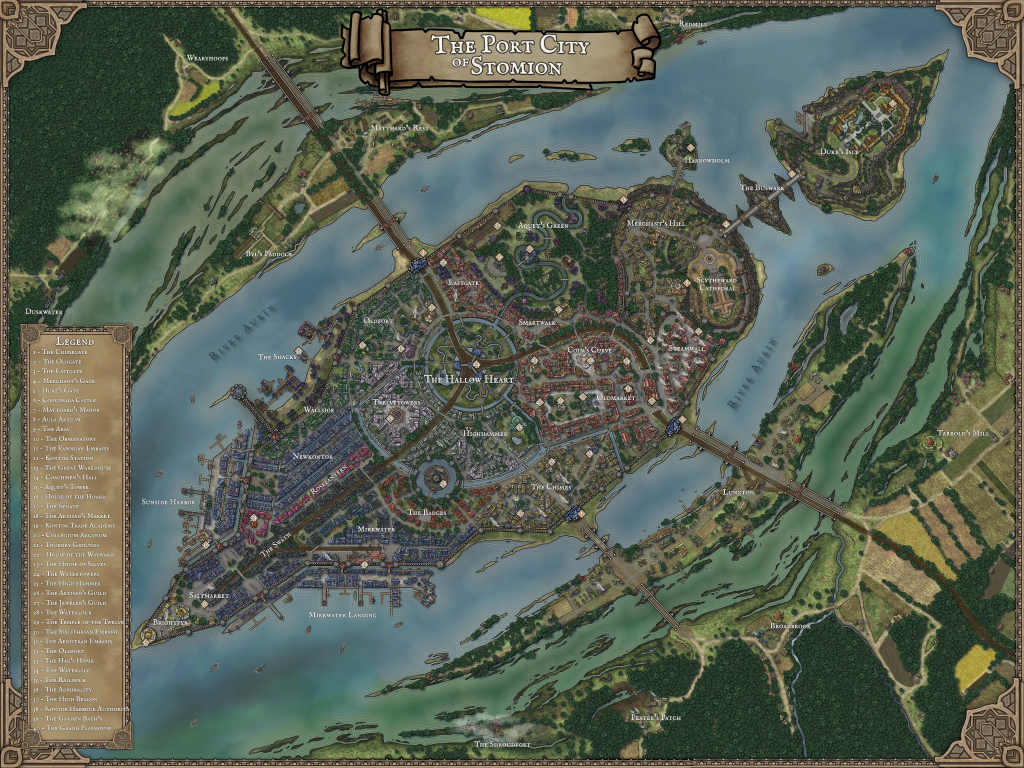
#> input picture maps/The-Port-City-of-Stomion.webp, 4096 x 3072 px (shown at 1/4 size)
$ python stomion_waterways.py
#> lines starting #> are read from the running program, lines starting #| are printed output that depends on the picture; after the words box and inside, x2 and y2 are one past the last pixel; in counts of white or black regions, pixels touching at a corner belong together
#!/usr/bin/env python3
"""Source-traced waterways, dry bank walks and depicted pedestrian bridges.

Input coordinates are half-image pixels. Smooth nested gray bands in this map
are water; the adjacent mottled/cobbled surfaces are dry walking ground.
"""
from pathlib import Path
import json, math, re, collections
import cv2
import numpy as np
from PIL import Image

ROOT=Path(__file__).resolve().parents[1]
# Source channel centerlines and full widths in half-image pixels. These are
# independent source geometry, not routing edges. Narrow ponds are water masks
# only. The main channel banks are derived from these source outlines.
CHANNELS = {
 'Hallow Heart North and West':(8,[(1014,674),(1003,659),(988,651),(972,644),(950,639),(930,639),(910,644),(890,655),(876,670),(864,685),(856,701),(852,720),(852,740),(857,758),(865,776),(879,792),(895,804)]),
 'Hallow Heart South':(7,[(895,804),(916,814),(938,818),(960,818),(980,812),(997,802),(1009,790)]),
 'Hallow Heart Northeast':(8,[(1014,674),(1017.5,680),(1022,690),(1027,700),(1029,705),(1032,722),(1032,730)]),
 'Hallow Eastern Deck Channel':(5,[(1032,730),(1030.5,735),(1029.5,740),(1030.5,745),(1029.5,750),(1030,755),(1028.5,760)]),
 'Hallow Heart Southeast':(8,[(1028.5,760),(1026,765),(1022.5,770),(1020,775),(1017,780),(1013,785),(1009,790)]),
 'Towers Western Channel':(5,[(470,919.5),(490,922),(510,925),(530,928),(550,930.5),(559,931),(566,928.5),(580,921.5)]),
 'Towers Diagonal Channel':(5,[(580,921.5),(600,905.5),(615,893.5),(644,869.75),(671,847.5),(694,828.5),(721,807.5)]),
 'Towers Narrow Deck Channel':(4,[(721,807.5),(745,789),(770,766),(795,744.5)]),
 'Towers Eastern Channel':(5,[(795,744.5),(810,733.5),(831,733.5),(851,733.5)]),
 'Towers Crescent Upper':([8,8,7,6,6,6,6,8],[(712,814),(712,820),(717.5,830),(721,840),(722,850),(729,860),(734,870),(742.5,880),(750.25,890)]),
 'Towers Crescent Lower':(10,[(750.25,890),(760.5,900),(770.5,910),(784,920),(800.5,930),(813,938),(818,942)]),
 'Highhammer Diagonal Channel':(5,[(1009,790),(1018,800),(1031.5,810),(1042.5,820),(1053,830),(1063,840),(1070.5,850)]),
 'Highhammer Narrow Channel':(4,[(1070.5,850),(1073,860),(1076.5,870),(1080,880),(1083,887),(1088,896)]),
 'Badges':([13,13,14,15,15,16,15,15,15,15,15,15,16,17,17,17,16,15,14,13],[(872,924),(883,925),(893,929),(902,936),(906,945),(906,956),(905,966),(901,977),(894,984),(884,989),(873,990),(862,989),(852,985),(844,978),(839,968),(839,957),(839.5,947),(844,937),(852,930),(862,925),(872,924)]),
 'Chimes':([10,8,8,8,8,10,11,10,6,4,5,5,6,6],[(914,969),(942,970),(970,962.75),(995,956.25),(1020,946.5),(1041,936.5),(1060,924),(1078,909.75),(1089,900.5),(1099,897.25),(1120,889.75),(1160,877.75),(1200,864.75),(1215.5,863.5),(1221.5,864)]),
 'Chimes Eastern Branch':(8,[(1221.5,864),(1222.5,870),(1225.5,880),(1228.5,890),(1232,900),(1235.5,910),(1239,920),(1241.5,930),(1243,937),(1244,944),(1246,948)]),
 'Harbor':(11,[(470,1141),(493,1131),(530,1107),(557,1107),(571,1116),(585,1127),(607,1128),(630,1129),(658,1131),(691,1131),(722,1132),(752,1132),(776,1134),(800,1146),(822,1154),(847,1166),(867,1178),(890,1192)]),
}
PONDS = [
 (3,[(916,680),(904,690),(887,692),(875,694),(868,699),(872,707),(884,709),(888,719),(883,727),(884,741),(881,750),(876,748),(872,751),(874,758),(880,764),(891,766),(901,762),(913,762)]),
 (3,[(917,686),(915,679),(917,668),(921,662),(931,663),(940,668),(949,679),(954,674),(960,670),(967,671),(974,677),(976,685),(971,691),(973,696),(994,690),(1012,691),(1021,701),(1021,715)]),
 (3,[(1021,736),(1019,745),(1007,745),(991,749),(981,749),(972,754),(972,768),(968,771),(958,766),(949,777),(945,793),(952,800),(965,800),(974,784),(981,785),(986,792),(991,792),(995,783),(995,778),(988,773),(988,769),(1000,765),(1001,755)]),
]
WATER_POLYGONS = {
 'Highhammer ornamental pond':[(1023,875),(1032,873),(1042,877),(1049,876),(1054,877),(1054,881),(1051,886),(1042,888),(1033,885),(1025,881)],
}
BANK_CENTERLINES = {
 # Narrow source-visible beige deck: a constant contour offset cuts the C roofs.
 'Towers Crescent eastern deck':[(725.5,840),(728,845),(727.5,848),(726,850),(727,852.5),(735.5,857.5),(737.5,863.5),(738,866.5),(739.5,870),(741.5,873.5),(744.5,877.5)],
 'Chimes middle north quay':[(966.5,957),(974,955.5),(984,953.5),(989,952),(995,950.5),(1000,948.5),(1007,947),(1014,944)],
 'Academy western roof frontage':[(897,639),(897,633),(901,628),(909,627.5),(916.5,627.5),(919,629.5),(919,632.5),(922,634),(925,634)],
}
BANK_WINDOWS = {
 'Towers Crescent eastern deck':(720,754,836,882,'east','Towers Crescent Upper'),
 'Chimes middle north quay':(964,1017,938,962,'north','Chimes'),
 'Academy western roof frontage':(895,927,625,640,None,None),
}
# Independently traced shoreline of the wooded southwest end of Reedbank.
# Gray forest floor is connected to sea-colored pixels through tiny outline
# gaps, so color components alone incorrectly classify this dry island as sea.
LAND_OUTLINES = {
 'Northern bank forest clearing':[(1120,38),(1210,38),(1210,64),(1188,64),(1171,62),(1165,67),(1158,70),(1142,67),(1130,69),(1120,76)],
 'Reedbank wooded southwest peninsula':[(1113,1170),(1090,1182),(1074,1196),(1042,1215),(1002,1234),(982,1251),(957,1266),(938,1281),(916,1301),(891,1317),(861,1330),(838,1340),(810,1347),(783,1352),(755,1360),(727,1372),(719,1377),(747,1374),(778,1368),(809,1362),(839,1360),(868,1354),(894,1348),(925,1342),(950,1333),(978,1325),(1002,1312),(1034,1297),(1061,1282),(1085,1267),(1101,1251),(1123,1235),(1144,1214),(1157,1193),(1172,1174),(1150,1185),(1134,1174)]
}
# These older traces followed the middle of waterways. Their replacements are
# bank walks, each an actual dry connected shoreline, with bridge links below.
REPLACED={'Hallow Heart Ring','Towers Avenue','Towers Crescent','Highhammer Avenue','Badges Ring','Chimes Avenue','Mirkwater Upper Quay'}
BRIDGES=r'''
Hallow West Footbridge|bridge|847,724.5 859,724.5
Hallow Northeast Footbridge|bridge|1008,677 1019,668
Hallow East Footbridge|bridge|1020,763 1032,768
Towers North Footbridge|bridge|828.5,726 828.5,740.5
Towers Upper Footbridge|bridge|703.5,815.5 705.5,829
Towers Western Footbridge|bridge|558,927 557.5,941
Towers Crescent Footbridge|bridge|822.5,937 820,948.5
Badges South Footbridge|bridge|863,977 861.5,983 855,995.5
Highhammer Garden Footbridge|bridge|1074,889.5 1087.5,886.5
Chimes Western Footbridge|bridge|924,961 923,976
Chimes Middle Footbridge|bridge|1046,926 1057,938
Chimes Market Footbridge|bridge|1098,891 1095,906
Chimes Eastern Footbridge|bridge|1218,857 1213,870
Harbor Western Footbridge|bridge|552,1100 552,1119
Harbor West Court Footbridge|bridge|635,1120 633,1140
Harbor Middle Footbridge|bridge|699,1121 699,1140
Harbor Eastern Footbridge|bridge|796,1125 796,1144
Harbor East Court Footbridge|bridge|866,1125 863,1144
'''

def image_water_core(image):
 r,g,b=image[:,:,0],image[:,:,1],image[:,:,2];lum=(r+g+b)/3
#> after `r, g, b = (image[:, :, 0], image[:, :, 1], image[:, :, 2])`:
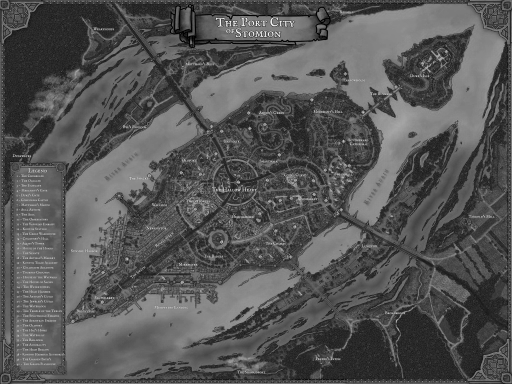
#> b: shape (1536, 2048) float32 (shown at 1/4 size); min 0, max 255, mean 85.3
 var=np.maximum(0,cv2.boxFilter(lum*lum,-1,(3,3))-cv2.boxFilter(lum,-1,(3,3))**2)
 mask=((abs(r-b)<9)&(g>=r+.5)&(g>=b+1.5)&(lum>62)&(lum<177)&(var<200)).astype(np.uint8)
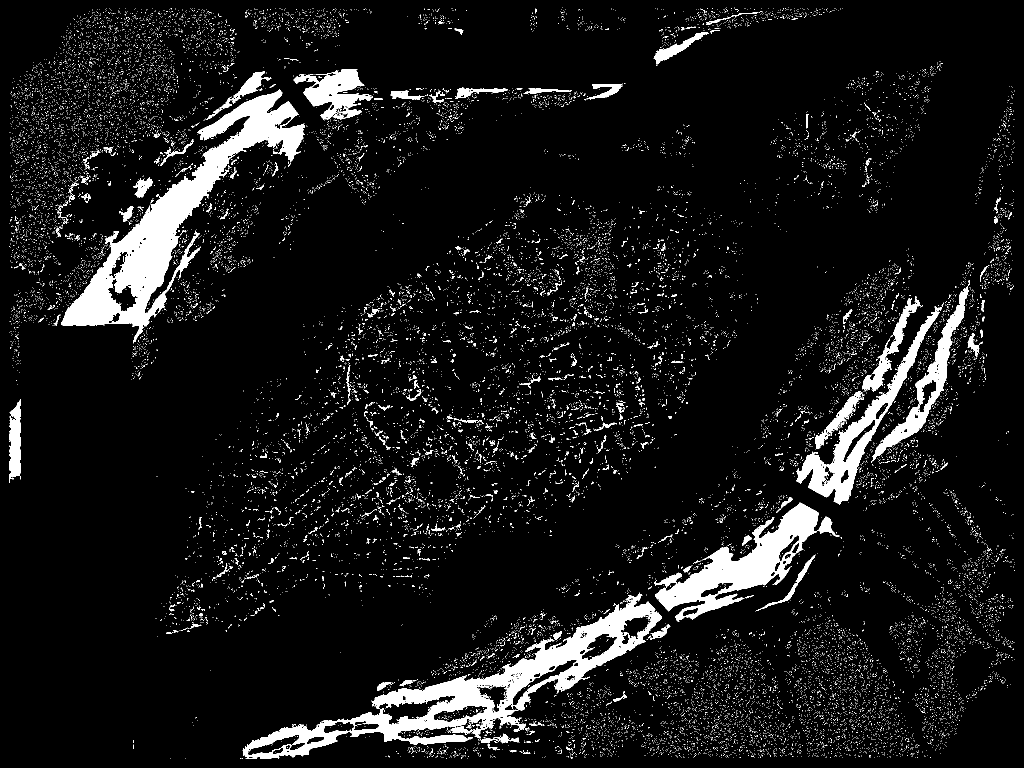
#> mask: shape (1536, 2048) (shown at 1/2 size); values 0 (black) and 1 (white), 7.6% white; 26742 white regions (26361 under 20 px), largest, box (x1, y1, x2, y2) and area: (122, 179, 610, 687) 50722, (485, 1185, 1324, 1518) 45297, (1308, 1005, 1679, 1243) 24685
 mask=cv2.morphologyEx(mask,cv2.MORPH_CLOSE,np.ones((5,5),np.uint8))
#> mask: shape (1536, 2048); values 0 (black) and 1 (white), 11.1% white; 7626 white regions (6160 under 20 px), largest, box (x1, y1, x2, y2) and area: (122, 179, 615, 714) 55239, (485, 1185, 1341, 1518) 55220, (1305, 1005, 1679, 1243) 26166
 n,labels,stats,_=cv2.connectedComponentsWithStats(mask,8)
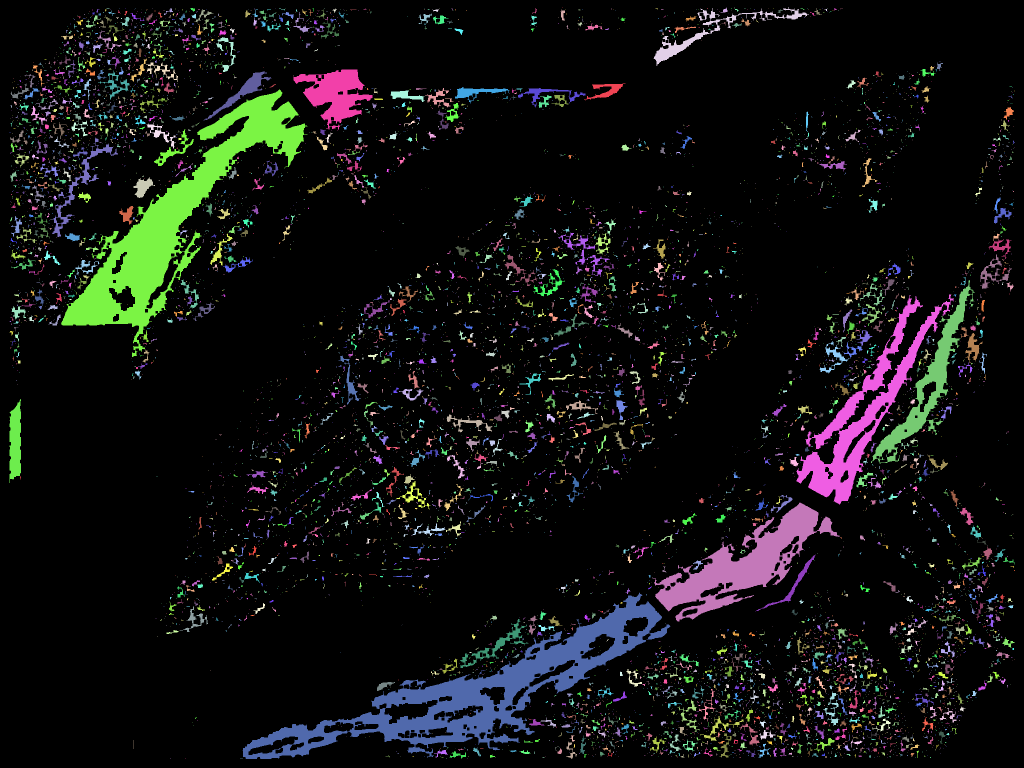
#> labels: shape (1536, 2048) int32 (shown at 1/2 size); 7627 distinct labels, from 0 to 7626; one colour per label, 0 black
#> n = 7627
 # Keep only components anchored at visually confirmed open-water locations.
 # Gray lawns/forest floor must not become water merely because of their hue.
 selected=set()
 for x,y in [(400,900),(600,1250),(1000,1150),(900,400),(1600,500),(1720,780),(1670,950),(1200,60)]:
  candidates=collections.Counter(labels[y-6:y+7,x-6:x+7].ravel());candidates.pop(0,None)
  if candidates:
   label=candidates.most_common(1)[0][0]
   if stats[label,cv2.CC_STAT_AREA]>1500:selected.add(label)
#> this loop made 8 passes
#> label on passes 6 to 8: 2881, 2881, 269
#> after the loop, selected = 1 item
 out=np.isin(labels,list(selected)).astype(np.uint8)
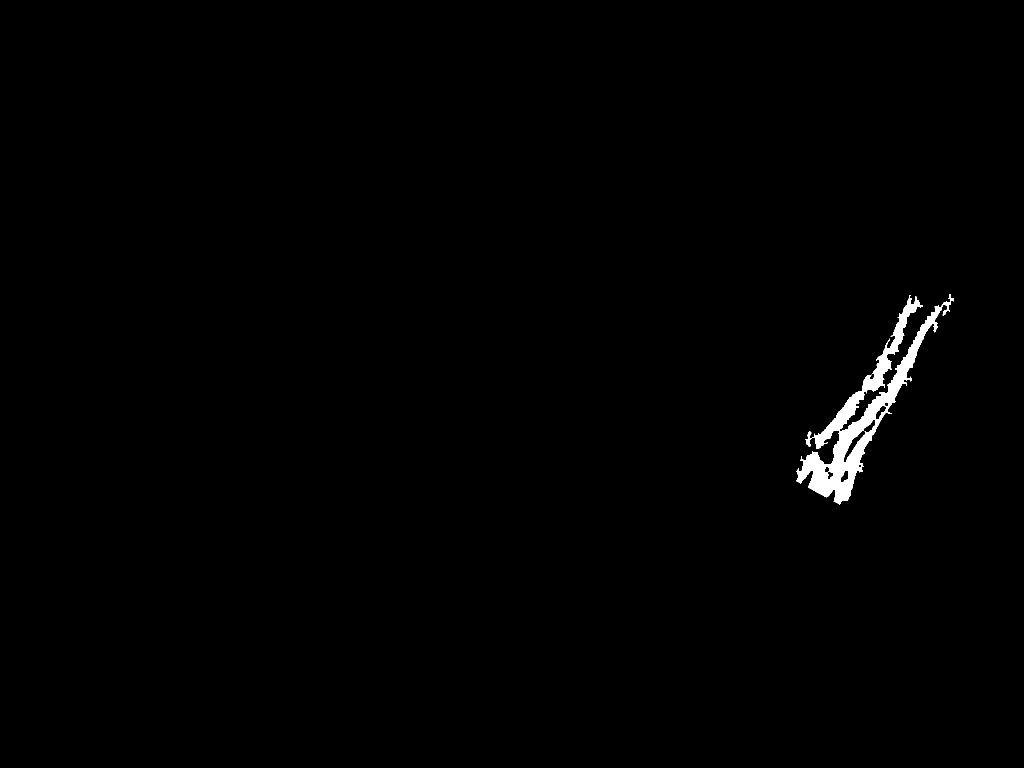
#> out: shape (1536, 2048) (shown at 1/2 size); values 0 (black) and 1 (white), 0.77% white; 1 white region, box (x1, y1, x2, y2) and area: (1593, 589, 1908, 1009) 24314
 return out

def projection(p,a,b):
 dx,dy=b[0]-a[0],b[1]-a[1];den=dx*dx+dy*dy
 t=max(0,min(1,((p[0]-a[0])*dx+(p[1]-a[1])*dy)/den)) if den else 0
 return (a[0]+t*dx,a[1]+t*dy)

def draw_channel(mask,width,points,value):
 vertices=np.asarray(points,np.int32)
 if isinstance(width,list):
  if len(width)!=len(vertices)-1:raise ValueError('One channel width is required per source segment')
  for i,w in enumerate(width):cv2.polylines(mask,[vertices[i:i+2]],False,value,int(w))
 else:cv2.polylines(mask,[vertices],False,value,int(width))

def reviewed_bank(part):
 chains={}
 for name,line in BANK_CENTERLINES.items():
  chain=[0]
  for a,b in zip(line,line[1:]):chain.append(chain[-1]+math.dist(a,b))
  chains[name]=chain
 def checked(p):
  best=None
  for name,line in BANK_CENTERLINES.items():
   x0,x1,y0,y1,side,channel=BANK_WINDOWS[name]
   if not (x0<p[0]<x1 and y0<p[1]<y1):continue
   if channel:
    spine=CHANNELS[channel][1]
    water=min((projection(p,a,b) for a,b in zip(spine,spine[1:])),key=lambda q:math.dist(p,q))
    if side=='east' and p[0]<=water[0]:continue
    if side=='north' and p[1]>=water[1]:continue
   for i,(a,b) in enumerate(zip(line,line[1:])):
    q=projection(p,a,b);gap=math.dist(p,q)
    if best is None or gap<best[0]:best=(gap,q,chains[name][i]+math.dist(a,q),name)
  return best[1:] if best and best[0]<12 else None
 mapped=[checked(p) for p in part];out=[]
 for i,p in enumerate(part):
  if i and mapped[i-1] and mapped[i] and mapped[i-1][2]==mapped[i][2]:
   ca,cb=mapped[i-1][1],mapped[i][1]
   name=mapped[i][2]
   mid=[(c,q) for c,q in zip(chains[name],BANK_CENTERLINES[name]) if min(ca,cb)<c<max(ca,cb)]
   for _,q in sorted(mid,reverse=cb<ca):out.append(q)
  out.append(mapped[i][0] if mapped[i] else p)
 return out

def surface_trace(trace,garden_waterways):
 im=np.asarray(Image.open(ROOT/'maps/The-Port-City-of-Stomion.webp').resize((2048,1536))).astype(np.float32)
 sea=image_water_core(im)
 for outline in LAND_OUTLINES.values():cv2.fillPoly(sea,[np.asarray(outline,np.int32)],0)
 channels=dict(CHANNELS);bridge_trace=BRIDGES
 for i,points in enumerate(garden_waterways):channels[f'Academy Gardens {i+1}']=(7 if i==0 else 12,points)
#> (the rest of the program and of its run is left out)
